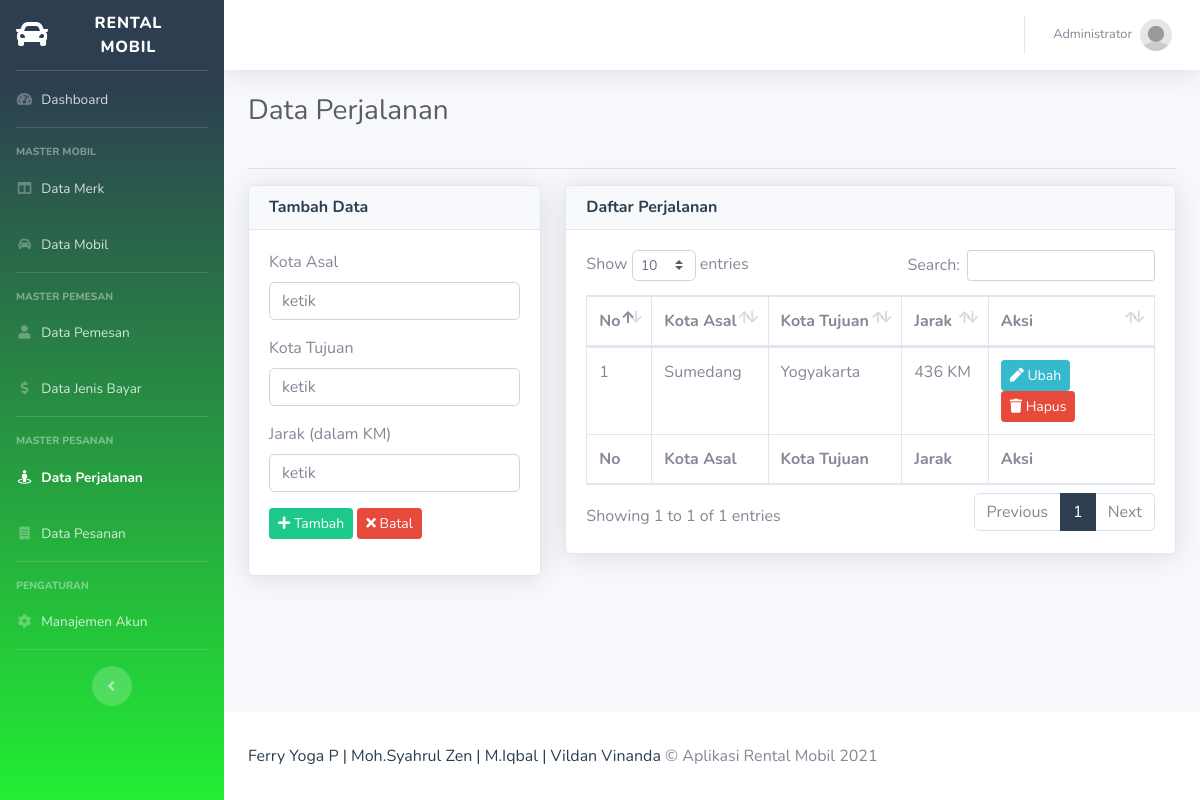
The page /reisego/perjalanan (signed in) on the database its author committed.
### tables this page shows
CREATE TABLE `tbl_perjalanan` (
  `id` int(11) NOT NULL,
  `asal` varchar(20) DEFAULT NULL,
  `tujuan` varchar(20) DEFAULT NULL,
  `jarak` int(3) DEFAULT NULL
);

### reisego/controllers/C_Perjalanan.php (called while the page is built, shortened)
<?php
class C_Perjalanan extends Controller {
	public function __construct(){
		$this->perjalanan = $this->model('M_Perjalanan');
	}
	public function index(){
		$data = [
			'aktif' => 'perjalanan',
			'judul' => 'Data Perjalanan',
			'data_perjalanan' => $this->perjalanan->lihat(),
			'no' => 1
		];
		$this->view('perjalanan/index', $data);
	}
}

### reisego/index.php (called while the page is built, shortened)
<?php
require_once BASEPATH . DS . 'core' . DS . 'Database.php';
require_once BASEPATH . DS . 'core' . DS . 'Model.php';
new Route();
?>

### reisego/functions/url_function.php (called while the page is built, shortened)
<?php
function base_url($path = null){
	if(isset($path)){
		$path = filter_var($path, FILTER_SANITIZE_URL);
		$path = rtrim($path, '/');
		return BASE_URL . $path;
	}
	return BASE_URL;
}

### reisego/core/Model.php (called while the page is built, shortened)
<?php
class Model {
	public function __construct(){
		$this->db = new Database();
	}
	public function get($table, $kolom = []){
		if (count($kolom) == 0) {
			$this->_query = "SELECT * FROM {$table}";
		}
	}
	public function execute(){
		return $this->db->query($this->_query);
	}
}

### reisego/core/Database.php (called while the page is built, shortened)
<?php
class Database {
	public function __construct(){
		$this->_koneksi = new mysqli(DB_HOST, DB_USER, DB_PASS, DB_NAME);
	}
	public function query($query){
		return $this->_koneksi->query($query);
	}
}

### reisego/models/M_Perjalanan.php (called while the page is built, shortened)
<?php
class M_Perjalanan extends Model{
	public function lihat(){
		$query = $this->execute();
		return $query;
	}
}

### reisego/views/perjalanan/index.php (the view, shortened to what this page needs)
<!DOCTYPE html>
<html lang="en">
<head>
	<link href="<?= base_url('sb-admin-2/') ?>/vendor/fontawesome-free/css/all.min.css" rel="stylesheet" type="text/css">
	<link href="<?= base_url('sb-admin-2/') ?>/css/sb-admin-2.min.css" rel="stylesheet">
	<link href="<?= base_url('sb-admin-2/') ?>/vendor/datatables/dataTables.bootstrap4.min.css" rel="stylesheet">
</head>
<body id="page-top">
	<div id="wrapper">
	<div id="content-wrapper" class="d-flex flex-column">
		<div id="content">
			<div class="container-fluid">
				<div class="row">
					<div class="col-sm-12">
						<div class="clearfix">
							<div class="float-left">
								<h1 class="h3 mb-4 text-gray-800"><?= $judul ?></h1>
							</div>
						</div>
						<hr>
					</div>
				</div>
				<div class="row">
					<div class="col-sm-4">
						<div class="card shadow">
							<div class="card-header">
								<h6 class="m-0 font-weight-bold text-primary">Tambah Data</h6>
							</div>
							<div class="card-body">
								<form method="POST" action="<?= base_url('perjalanan/tambah') ?>">
								  	<div class="form-group">
										<label for="asal">Kota Asal</label>
										<input type="text" class="form-control" name="asal" id="asal" autocomplete="off" required="required" placeholder="ketik">
								  	</div>
								  	<div class="form-group">
										<label for="tujuan">Kota Tujuan</label>
										<input type="text" class="form-control" name="tujuan" id="tujuan" autocomplete="off" required="required" placeholder="ketik">
								  	</div>
								  	<div class="form-group">
										<label for="jarak">Jarak (dalam KM)</label>
										<input type="number" class="form-control" name="jarak" id="jarak" autocomplete="off" required="required" placeholder="ketik">
								  	</div>
								  	<div class="form-group">
										<button type="submit" class="btn btn-sm btn-success" name="tambah"><i class="fa fa-plus"></i> Tambah</button>
										<button type="reset" class="btn btn-sm btn-danger"><i class="fa fa-times"></i> Batal</button>
								  	</div>
								</form>
							</div>
						</div>
					</div>
					<div class="col-sm-8">
						<div class="card shadow">
							<div class="card-header">
								<h6 class="m-0 font-weight-bold text-primary">Daftar Perjalanan</h6>
							</div>
							<div class="card-body">
								<table class="table table-bordered" id="dataTable" width="" cellspacing="0">
	                  				<thead>
	                    				<tr>
	                    					<th>No</th>
	                    					<th>Kota Asal</th>
	                    					<th>Kota Tujuan</th>
	                    					<th>Jarak</th>
	                    					<th>Aksi</th>
	                    				</tr>
	                 				</thead>
	                  				<tfoot>
	                    				<tr>
	                    					<th>No</th>
	                    					<th>Kota Asal</th>
	                    					<th>Kota Tujuan</th>
	                    					<th>Jarak</th>
	                    					<th>Aksi</th>
	                    				</tr>
	                  				</tfoot>
	                 				<tbody>
	                 					<?php while($perjalanan = $data_perjalanan->fetch_object()) : ?>
	                 						<tr>
	                 							<td><?= $no++ ?></td>
	                 							<td><?= $perjalanan->asal ?></td>
	                 							<td><?= $perjalanan->tujuan ?></td>
	                 							<td><?= $perjalanan->jarak ?> KM</td>
	                 							<td>
	                 								<a href="<?= base_url('perjalanan/ubah/' . $perjalanan->id) ?>" class="btn btn-sm btn-info"><i class="fa fa-pen"></i> Ubah</a>
	                 								<a href="<?= base_url('perjalanan/hapus/' . $perjalanan->id) ?>" class="btn btn-sm btn-danger" onclick="return confirm('apakah anda yakin?')"><i class="fa fa-trash"></i> Hapus</a>
	                 							</td>
	                 						</tr>
	                 					<?php endwhile; ?>
	                 				</tbody>
              					</table>
							</div>
						</div>
					</div>
				</div>
			</div>
		</div>
	</div>
	</div>
</body>
</html>

### rows shown on the page
tbl_perjalanan: asal "Sumedang", tujuan "Yogyakarta", jarak "436"

### other values the page prints
$_SESSION['login']['nama'] "Administrator"
$judul "Data Perjalanan"
